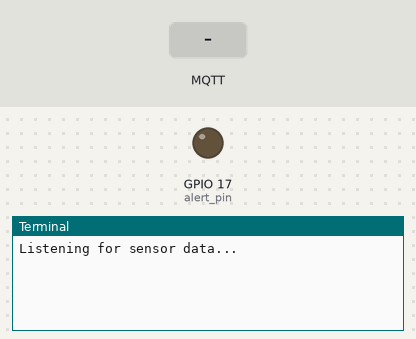
This program was run on a simulated Raspberry Pi (BCM pin numbers). Shown: output pins drawn as LEDs (lit = HIGH), the last lines printed to the terminal. The test bench sets the inputs (shaded band). No MQTT or app messages arrive unless stated; the desktop window is not drawn, its controls go by their first labels and the mouse button is held 0.15 s; threads take turns every 2 ms.

Above: at 1.4 s.
1.5 s: MQTT message "Temperature" arrives on the first subscribed topic
At 2.7 s:
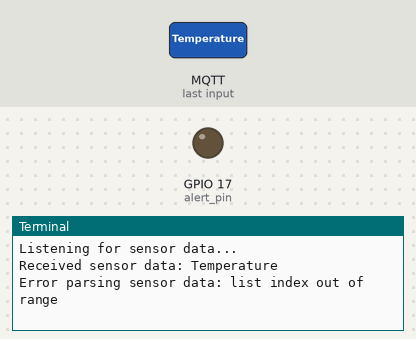
3.0 s: MQTT message "Humidity" arrives on the first subscribed topic
At 4.1 s:
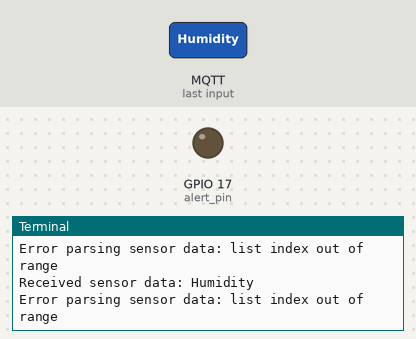
4.5 s: MQTT message "SmokeLevel" arrives on the first subscribed topic
At 5.2 s:
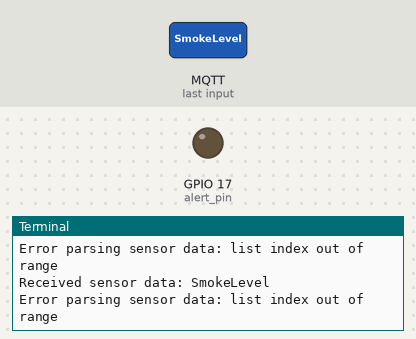

Measured:
- after the input at 1.5 s, the terminal: prints a new line at once (image 1)
- after the input at 3.0 s, the terminal: prints a new line at once (image 2)
- after the input at 4.5 s, the terminal: prints a new line at once (image 3)

The program:

raspberry.py
```python
import paho.mqtt.client as mqtt
import RPi.GPIO as GPIO
import tkinter as tk
import threading

# MQTT broker and topic details
broker = "broker.hivemq.com"
topic = "Home/SensorData"

# GPIO setup
alert_pin = 17  # Change this to the GPIO pin you want to use
GPIO.setmode(GPIO.BCM)
GPIO.setup(alert_pin, GPIO.OUT)
GPIO.output(alert_pin, GPIO.LOW)  # Set pin to LOW initially

# Temperature threshold
TEMP_THRESHOLD = 30.0  # Adjust this to your desired threshold

# GUI setup
root = tk.Tk()
root.title("Temperature and Smoke Alert")
root.geometry("400x300")  # Set a bigger window size

# Create labels to display sensor values
temperature_label = tk.Label(root, text="Temperature: -- °C", font=("Helvetica", 16))
temperature_label.pack()

humidity_label = tk.Label(root, text="Humidity: -- %", font=("Helvetica", 16))
humidity_label.pack()

smoke_level_label = tk.Label(root, text="Smoke Level: -- %", font=("Helvetica", 16))
smoke_level_label.pack()

# Add a label for alert status
alert_label = tk.Label(root, text="Alert: --", font=("Helvetica", 16))
alert_label.pack()

def on_message(client, userdata, msg):
    data = msg.payload.decode()
    print(f"Received sensor data: {data}")  # Print the raw data for debugging

    try:
        # Look for key-value pairs in the data, e.g., "Temperature: 25.5, Humidity: 60, SmokeLevel: 10"
        # Ensure the string is split correctly
        parts = data.split(',')

        # Extract each value (Temperature, Humidity, SmokeLevel)
        temperature_str = next((item for item in parts if "Temperature" in item), "").split(":")[1].strip()
        humidity_str = next((item for item in parts if "Humidity" in item), "").split(":")[1].strip()
        smoke_level_str = next((item for item in parts if "SmokeLevel" in item), "").split(":")[1].strip()

        # Convert them to float
        temperature = float(temperature_str)
        humidity = float(humidity_str)
        smoke_level = float(smoke_level_str)

        print(f"Extracted Temperature: {temperature} °C")
        print(f"Extracted Humidity: {humidity} %")
        print(f"Extracted Smoke Level: {smoke_level} %")

        # Update GUI with received values
        temperature_label.config(text=f"Temperature: {temperature} °C")
        humidity_label.config(text=f"Humidity: {humidity} %")
        smoke_level_label.config(text=f"Smoke Level: {smoke_level} %")

        # Check if temperature exceeds the threshold and update the GPIO pin
        if temperature > TEMP_THRESHOLD:
            GPIO.output(alert_pin, GPIO.HIGH)
            alert_label.config(text="Alert: Temperature threshold exceeded!", fg="red")
            print("Temperature threshold exceeded! GPIO pin set to HIGH.")
        else:
            GPIO.output(alert_pin, GPIO.LOW)
            alert_label.config(text="Alert: Temperature is normal.", fg="green")
            print("Temperature below threshold. GPIO pin set to LOW.")

    except (ValueError, IndexError) as e:
        print(f"Error parsing sensor data: {e}")
        alert_label.config(text="Error parsing data!", fg="orange")

# Initialize MQTT client
client = mqtt.Client()
client.connect(broker, 1883)

# Assign callback function
client.on_message = on_message

# Subscribe to the topic
client.subscribe(topic)

# Start listening for incoming messages
print("Listening for sensor data...")

# Run MQTT client loop in a separate thread to avoid blocking the main thread
def run_mqtt():
    client.loop_forever()

mqtt_thread = threading.Thread(target=run_mqtt)
mqtt_thread.daemon = True
mqtt_thread.start()

# Run the GUI
root.mainloop()
```
